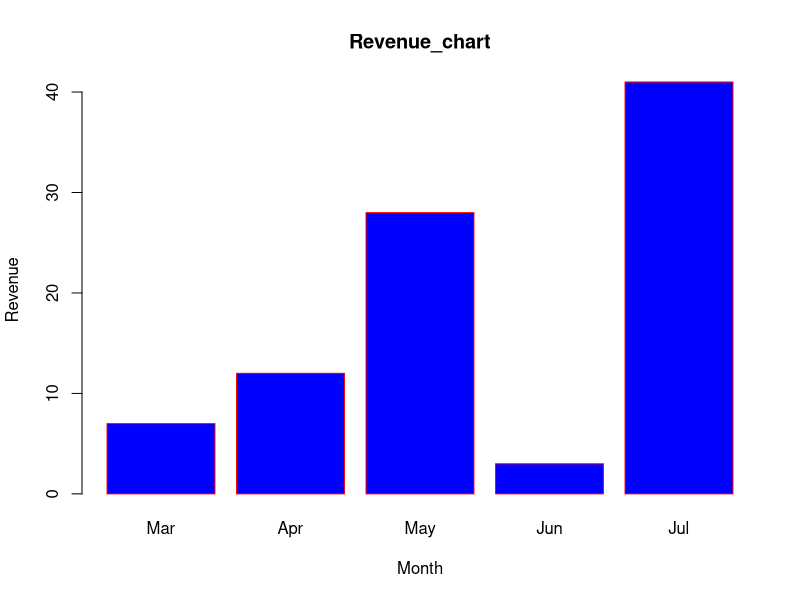

Reproduce this figure in R.
H <- c(7,12,28,3,41)
M <- c("Mar","Apr","May","Jun","Jul")

png(file="barchart_months_revenue.png")

barplot(H,names.arg=M, xlab="Month",ylab="Revenue",col="Blue",main="Revenue_chart",border="red")
dev.off()